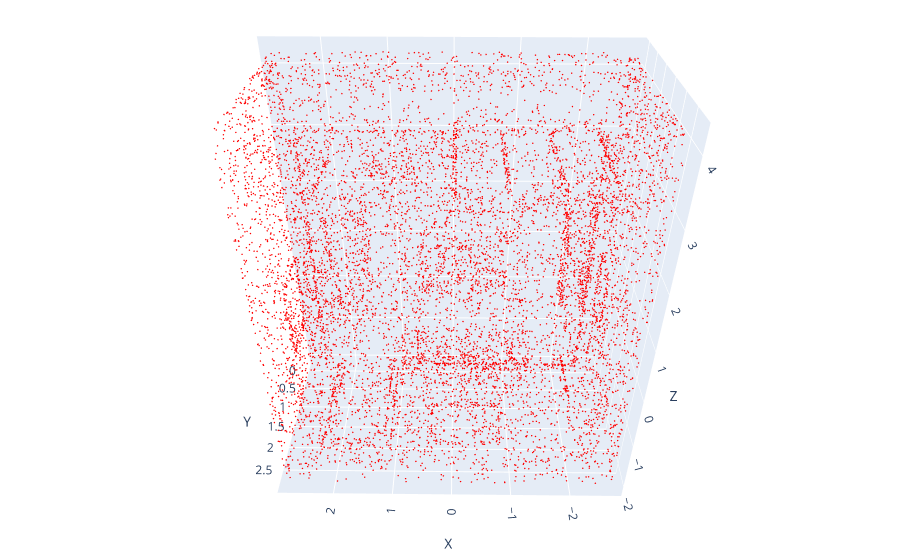

Notebook code cell kept with this figure:
### Code cell
import plotly.graph_objs as go
import plotly.io as pio
import torch

# Generate some example point clouds
point_cloud_1 = xyz_pc[::1000]

# Create the scatter plots
trace1 = go.Scatter3d(x=point_cloud_1[:, 0], y=point_cloud_1[:, 1], z=point_cloud_1[:, 2], mode='markers',
                      marker=dict(color='red', size=0.5), name='Point Cloud 1')

# Set up the layout
layout = go.Layout(scene=dict(xaxis=dict(title='X'), yaxis=dict(title='Y'), zaxis=dict(title='Z')),
                   margin=dict(l=0, r=0, b=0, t=0))

# Create the figure and plot it
fig = go.Figure(data=[trace1], layout=layout)
pio.show(fig)

### Figure 1 — Plotly figure (JSON) as saved in the notebook; plotly's stock layout.template omitted (floating-point values rounded to 4 significant figures; data arrays with more than 128 entries replaced by an {"elided": "..."} marker saying what was removed)
{"data": [{"marker": {"color": "red", "size": 0.5}, "mode": "markers", "name": "Point Cloud 1", "type": "scatter3d", "x": {"elided": "10251 float values"}, "y": {"elided": "10251 float values"}, "z": {"elided": "10251 float values"}}], "layout": {"autosize": true, "margin": {"b": 0, "l": 0, "r": 0, "t": 0}, "scene": {"aspectmode": "auto", "aspectratio": {"x": 1.17, "y": 0.6376, "z": 1.341}, "camera": {"center": {"x": 0, "y": 0, "z": 0}, "eye": {"x": -0.01987, "y": 1.751, "z": 1.273}, "projection": {"type": "perspective"}, "up": {"x": 0, "y": 0, "z": 1}}, "xaxis": {"title": {"text": "X"}, "type": "linear"}, "yaxis": {"title": {"text": "Y"}, "type": "linear"}, "zaxis": {"title": {"text": "Z"}, "type": "linear"}}}}
